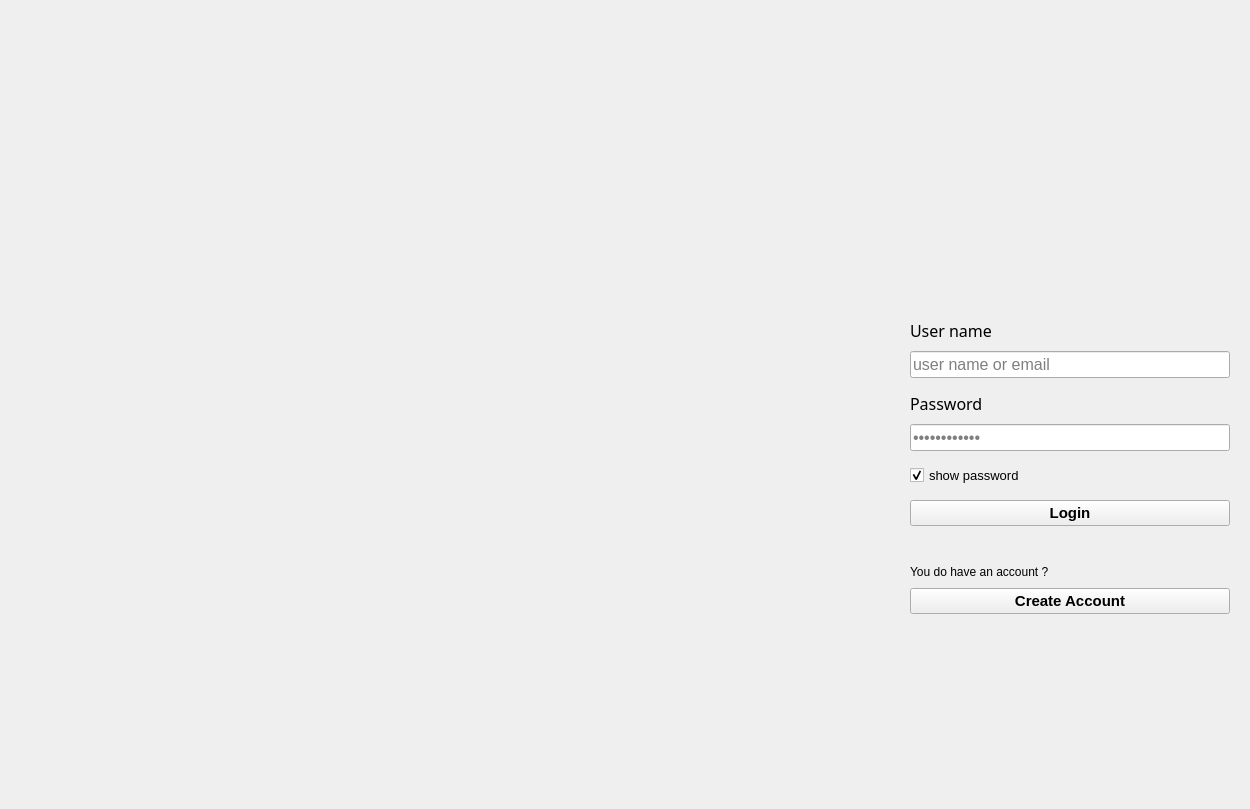
<?xml version="1.0" encoding="UTF-8"?>
<ui version="4.0">
 <class>Form</class>
 <widget class="QWidget" name="Form">
  <property name="geometry">
   <rect>
    <x>0</x>
    <y>0</y>
    <width>1250</width>
    <height>809</height>
   </rect>
  </property>
  <property name="minimumSize">
   <size>
    <width>700</width>
    <height>500</height>
   </size>
  </property>
  <property name="windowTitle">
   <string>Form</string>
  </property>
  <layout class="QHBoxLayout" name="horizontalLayout">
   <property name="spacing">
    <number>0</number>
   </property>
   <property name="leftMargin">
    <number>0</number>
   </property>
   <property name="topMargin">
    <number>0</number>
   </property>
   <property name="rightMargin">
    <number>0</number>
   </property>
   <property name="bottomMargin">
    <number>0</number>
   </property>
   <item>
    <widget class="QLabel" name="label">
     <property name="text">
      <string/>
     </property>
     <property name="pixmap">
      <pixmap resource="loginrsc.qrc">:/newPrefix/images/background.jpg</pixmap>
     </property>
     <property name="scaledContents">
      <bool>true</bool>
     </property>
    </widget>
   </item>
   <item>
    <widget class="QWidget" name="widget" native="true">
     <property name="sizePolicy">
      <sizepolicy hsizetype="Preferred" vsizetype="Preferred">
       <horstretch>0</horstretch>
       <verstretch>0</verstretch>
      </sizepolicy>
     </property>
     <property name="minimumSize">
      <size>
       <width>360</width>
       <height>0</height>
      </size>
     </property>
     <property name="maximumSize">
      <size>
       <width>360</width>
       <height>16777215</height>
      </size>
     </property>
     <property name="styleSheet">
      <string notr="true">QLabel{
	font: 13px 'Microsoft YaHei'
}</string>
     </property>
     <layout class="QVBoxLayout" name="verticalLayout_2">
      <property name="spacing">
       <number>9</number>
      </property>
      <property name="leftMargin">
       <number>20</number>
      </property>
      <property name="topMargin">
       <number>20</number>
      </property>
      <property name="rightMargin">
       <number>20</number>
      </property>
      <property name="bottomMargin">
       <number>20</number>
      </property>
      <item>
       <spacer name="verticalSpacer">
        <property name="orientation">
         <enum>Qt::Vertical</enum>
        </property>
        <property name="sizeHint" stdset="0">
         <size>
          <width>20</width>
          <height>40</height>
         </size>
        </property>
       </spacer>
      </item>
      <item alignment="Qt::AlignHCenter">
       <widget class="QLabel" name="Logo">
        <property name="enabled">
         <bool>true</bool>
        </property>
        <property name="sizePolicy">
         <sizepolicy hsizetype="Preferred" vsizetype="Expanding">
          <horstretch>0</horstretch>
          <verstretch>0</verstretch>
         </sizepolicy>
        </property>
        <property name="minimumSize">
         <size>
          <width>100</width>
          <height>100</height>
         </size>
        </property>
        <property name="maximumSize">
         <size>
          <width>100</width>
          <height>100</height>
         </size>
        </property>
        <property name="focusPolicy">
         <enum>Qt::NoFocus</enum>
        </property>
        <property name="text">
         <string/>
        </property>
        <property name="pixmap">
         <pixmap resource="loginrsc.qrc">:/newPrefix/icon/Logo.png</pixmap>
        </property>
        <property name="scaledContents">
         <bool>true</bool>
        </property>
        <property name="alignment">
         <set>Qt::AlignCenter</set>
        </property>
        <property name="wordWrap">
         <bool>false</bool>
        </property>
        <property name="margin">
         <number>0</number>
        </property>
        <property name="indent">
         <number>0</number>
        </property>
       </widget>
      </item>
      <item>
       <spacer name="verticalSpacer_3">
        <property name="orientation">
         <enum>Qt::Vertical</enum>
        </property>
        <property name="sizeType">
         <enum>QSizePolicy::Fixed</enum>
        </property>
        <property name="sizeHint" stdset="0">
         <size>
          <width>20</width>
          <height>15</height>
         </size>
        </property>
       </spacer>
      </item>
      <item>
       <widget class="BodyLabel" name="label_name">
        <property name="font">
         <font>
          <family>Microsoft YaHei</family>
          <pointsize>12</pointsize>
          <weight>50</weight>
          <italic>false</italic>
          <bold>false</bold>
         </font>
        </property>
        <property name="text">
         <string>User name</string>
        </property>
       </widget>
      </item>
      <item>
       <widget class="LineEdit" name="lineEdit_name">
        <property name="font">
         <font>
          <family>Arial</family>
          <pointsize>12</pointsize>
         </font>
        </property>
        <property name="placeholderText">
         <string>user name or email</string>
        </property>
        <property name="clearButtonEnabled">
         <bool>true</bool>
        </property>
       </widget>
      </item>
      <item>
       <spacer name="verticalSpacer_7">
        <property name="orientation">
         <enum>Qt::Vertical</enum>
        </property>
        <property name="sizeType">
         <enum>QSizePolicy::Fixed</enum>
        </property>
        <property name="sizeHint" stdset="0">
         <size>
          <width>20</width>
          <height>5</height>
         </size>
        </property>
       </spacer>
      </item>
      <item>
       <widget class="BodyLabel" name="label_pass">
        <property name="font">
         <font>
          <family>Microsoft YaHei</family>
          <pointsize>12</pointsize>
          <weight>50</weight>
          <italic>false</italic>
          <bold>false</bold>
         </font>
        </property>
        <property name="text">
         <string>Password</string>
        </property>
       </widget>
      </item>
      <item>
       <widget class="LineEdit" name="lineEdit_pass">
        <property name="font">
         <font>
          <family>Arial</family>
          <pointsize>12</pointsize>
         </font>
        </property>
        <property name="echoMode">
         <enum>QLineEdit::Password</enum>
        </property>
        <property name="placeholderText">
         <string>••••••••••••</string>
        </property>
        <property name="clearButtonEnabled">
         <bool>true</bool>
        </property>
       </widget>
      </item>
      <item>
       <spacer name="verticalSpacer_5">
        <property name="orientation">
         <enum>Qt::Vertical</enum>
        </property>
        <property name="sizeType">
         <enum>QSizePolicy::Fixed</enum>
        </property>
        <property name="sizeHint" stdset="0">
         <size>
          <width>20</width>
          <height>5</height>
         </size>
        </property>
       </spacer>
      </item>
      <item>
       <widget class="CheckBox" name="showPass">
        <property name="font">
         <font>
          <pointsize>10</pointsize>
         </font>
        </property>
        <property name="text">
         <string>show password</string>
        </property>
        <property name="checked">
         <bool>true</bool>
        </property>
       </widget>
      </item>
      <item>
       <spacer name="verticalSpacer_4">
        <property name="orientation">
         <enum>Qt::Vertical</enum>
        </property>
        <property name="sizeType">
         <enum>QSizePolicy::Fixed</enum>
        </property>
        <property name="sizeHint" stdset="0">
         <size>
          <width>20</width>
          <height>5</height>
         </size>
        </property>
       </spacer>
      </item>
      <item>
       <widget class="PrimaryPushButton" name="LoginBtn">
        <property name="font">
         <font>
          <pointsize>11</pointsize>
          <weight>75</weight>
          <bold>true</bold>
         </font>
        </property>
        <property name="text">
         <string>Login</string>
        </property>
       </widget>
      </item>
      <item>
       <spacer name="verticalSpacer_6">
        <property name="orientation">
         <enum>Qt::Vertical</enum>
        </property>
        <property name="sizeType">
         <enum>QSizePolicy::Fixed</enum>
        </property>
        <property name="sizeHint" stdset="0">
         <size>
          <width>20</width>
          <height>30</height>
         </size>
        </property>
       </spacer>
      </item>
      <item>
       <widget class="QLabel" name="label_2">
        <property name="text">
         <string>You do have an account ?</string>
        </property>
       </widget>
      </item>
      <item>
       <widget class="HyperlinkButton" name="CreateBtn">
        <property name="font">
         <font>
          <family>Arial</family>
          <pointsize>11</pointsize>
          <weight>75</weight>
          <bold>true</bold>
         </font>
        </property>
        <property name="text">
         <string>Create Account</string>
        </property>
       </widget>
      </item>
      <item>
       <spacer name="verticalSpacer_2">
        <property name="orientation">
         <enum>Qt::Vertical</enum>
        </property>
        <property name="sizeHint" stdset="0">
         <size>
          <width>20</width>
          <height>40</height>
         </size>
        </property>
       </spacer>
      </item>
     </layout>
    </widget>
   </item>
  </layout>
 </widget>
 <customwidgets>
  <customwidget>
   <class>LineEdit</class>
   <extends>QLineEdit</extends>
   <header>qfluentwidgets</header>
  </customwidget>
  <customwidget>
   <class>CheckBox</class>
   <extends>QCheckBox</extends>
   <header>qfluentwidgets</header>
  </customwidget>
  <customwidget>
   <class>PrimaryPushButton</class>
   <extends>QPushButton</extends>
   <header>qfluentwidgets</header>
  </customwidget>
  <customwidget>
   <class>HyperlinkButton</class>
   <extends>QPushButton</extends>
   <header>qfluentwidgets</header>
  </customwidget>
  <customwidget>
   <class>BodyLabel</class>
   <extends>QLabel</extends>
   <header>qfluentwidgets</header>
  </customwidget>
 </customwidgets>
 <resources>
  <include location="loginrsc.qrc"/>
 </resources>
 <connections/>
</ui>
